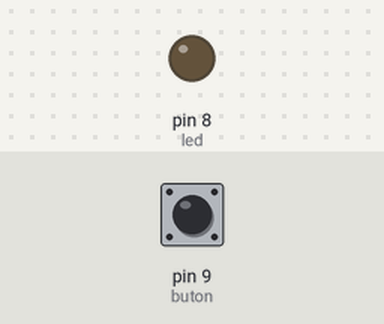
Bench run of a sketch on a simulated Arduino Uno, built with avr-gcc and run on an emulated ATmega328P. Shown: output pins drawn as LEDs (lit = HIGH). The inputs (shaded band) are chosen by the test bench; at power-on: pin 9 (buton) LOW.

Above: at 1.2 s.
1.3 s: pin 9 (buton) pulled HIGH for 0.15 s
At 1.37 s:
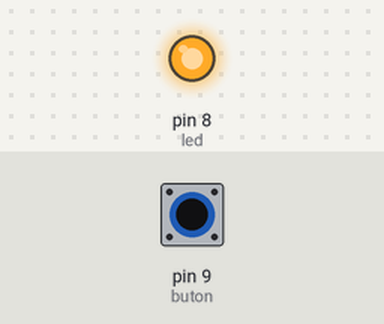
2.9 s: pin 9 (buton) pulled HIGH for 3.2 s
At 7.3 s:
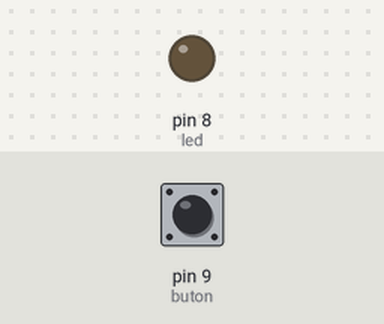
Timing chart, 0 to 8.8 s (numbered marks = the images above; inputs shaded):
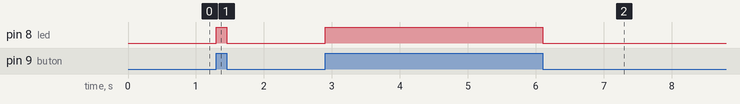

The sketch:

2_butondan_input_alma_ve_led_yakma.ino
```cpp
#define led 8 //LEDimizi bağladığımız dijital pini belirliyoruz.
#define buton 9 //Butonumuzu bağladığımız dijital pini belirliyoruz.

void setup() {
  pinMode(led,OUTPUT); //LEDimizi bağladığımız pinden çıkış vereceğiz. Çıkış olarak ayarlıyoruz.
  pinMode(buton,INPUT); //Butonumuzu bağladığımız pinden giriş alacağız. Giriş olarak ayarlıyoruz.
}

void loop() {
  /* "if" komutunun kullanımı:
   *  *  if(<durum>){
   *  <yapılmasını istediğimiz şey>
   *  }
   */
   if(digitalRead(buton)==HIGH){ /*Burada digitalRead() komutu ile "buton" olarak belirlediğimiz pindeki değeri okuyoruz. Daha sonra bu değerin "HIGH" mı olduğunu kontrol ediyoruz. "buton"
     olarak belirlediğimiz pine gelen değer yüksek mi olduğuna bakıyoruz. Eğer ki butonumuz basılıysa bu pine "HIGH" değer gelecek. */
    digitalWrite(led,HIGH); //Bu kodumuz if in içerisinde olduğu için if teki durum olduğunda bu kodu çalıştıracak. Bu kod LEDimizin ışık vermesini sağlayacak.
   }else{ //if ten sonra gelen else komutunda if in içerisindeki durum oluşmaz ise çalışacak kodu yazmamız gerekiyor. Aslında "değilse" işlemini yapıyor.
    digitalWrite(led,LOW); //"buton" pinimiz "HIGH" olmadığında yani "LOW" olduğunda  çalışacak kod. Bu kod LEDimizi söndürecek.
   }
}
/* Bu kod ile butona bastığımızda LEDimiz yanacak ve bıraktığımızda sönecek. "if" ve "else" komutlarımız loop un içerisinde olduğu için sürekli buton pininin durumunu kontrol edecek.
 *  Eğer "HIGH" ise ledi de "HIGH" yapacak. Eğer "LOW" ise ledimizi de "LOW" yapacak.
 Bir kez de "HIGH" ve "LOW" un yerini değiştirip deneyin. Ne olacağını muhtemelen tahmin ediyorsunuzdur.  */


 // Taha Helvacıoğlu 07.11.2020
```

Measured:
- after the input at 1.3 s, pin 8 (led): LOW → HIGH at once, → LOW 0.15 s later
- after the input at 2.9 s, pin 8 (led): LOW → HIGH at once, → LOW 3.2 s later
